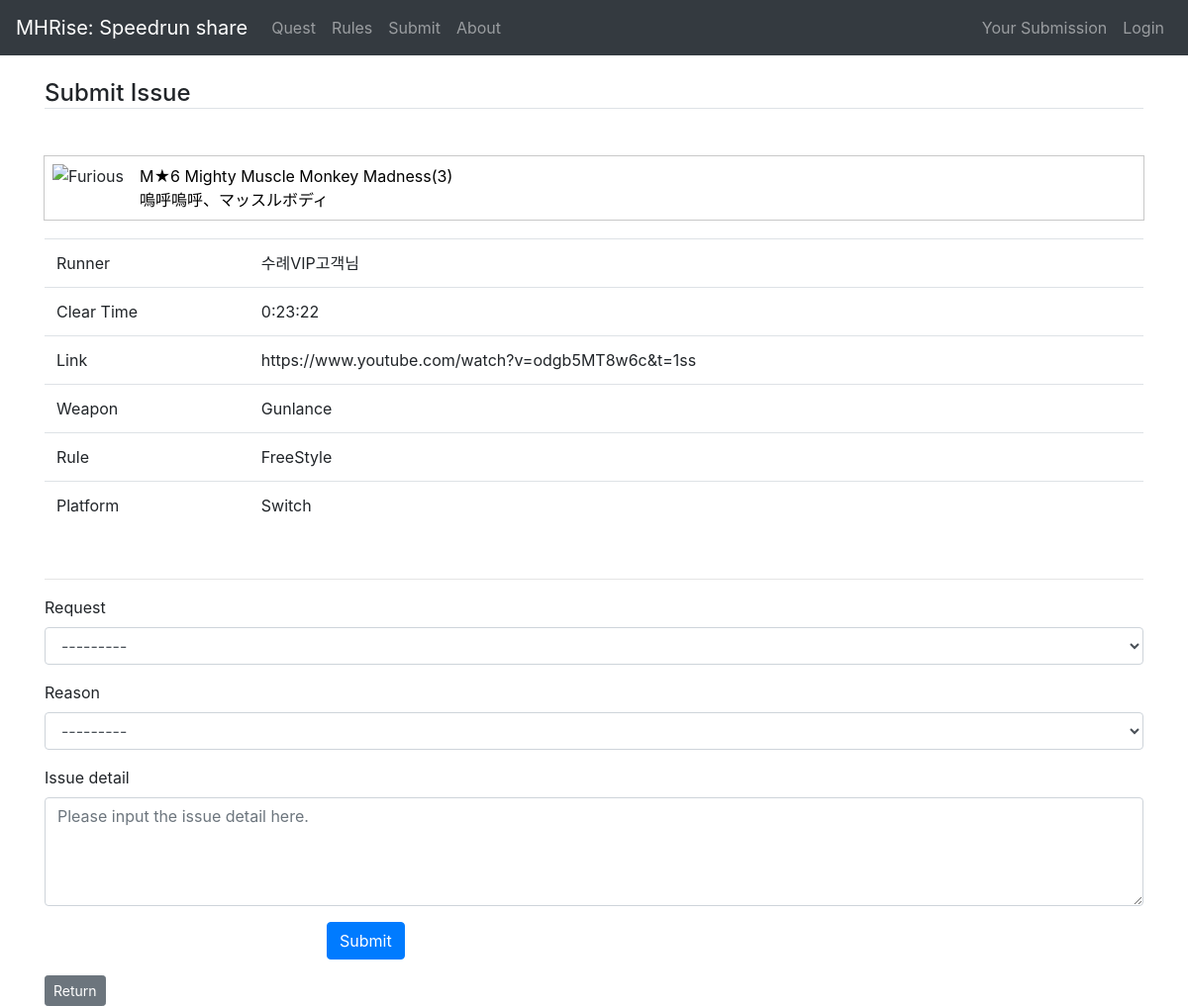
Page /cms/issue/3/3/ on the earlier database version.
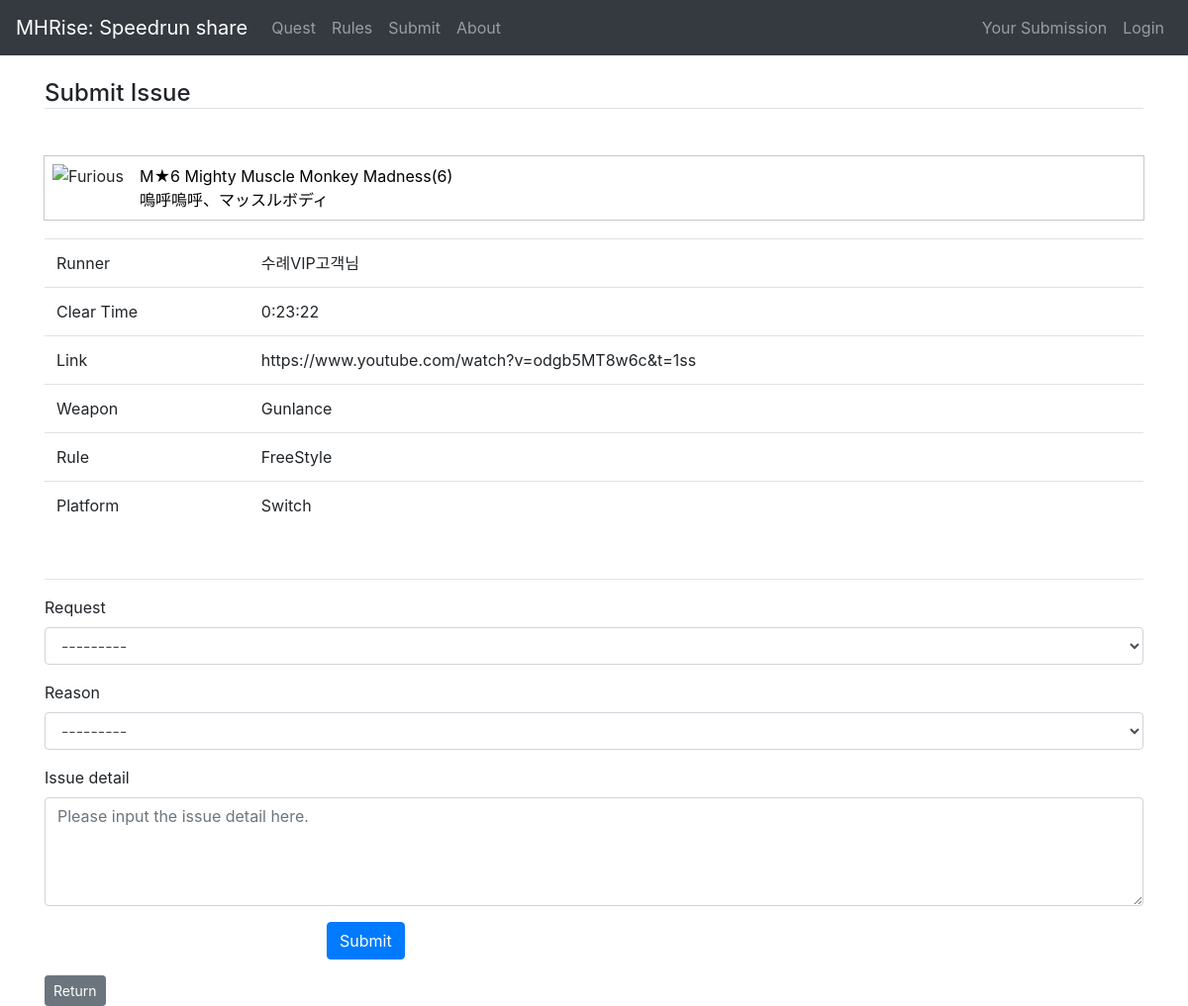
Same page on the later database version.
### cms/models.py (models this page shows, shortened)
class Record(models.Model):
    quest = models.ForeignKey(Quest, verbose_name='Quest', related_name='records', on_delete=models.CASCADE)
    runner = models.CharField('Player Name', max_length=255)
    party = models.CharField('Party', max_length=255, choices=[('S','1'), ('P','2'), ('M', '3or4'),])
    cleartime = models.DurationField()
    link_regex = RegexValidator(regex=r'^https://www.youtube.com/watch|https://www.nicovideo.jp/watch/|https://www.bilibili.com/video/',
                                message='aaaaaaaaaaaa!!!')
    link = models.URLField(validators=[link_regex], max_length=2047, unique=True, help_text="A Video from Youtube, niconico, bilibili is available.", error_messages={'required': 'aa', 'invalid': 'invalid'})
    weapon = models.ForeignKey(Weapon, verbose_name='Weapon', on_delete=models.SET_NULL, null=True)
    """
    weapon = models.CharField('Weapon', max_length=255,
                               choices=[('GS', 'great-sword'), ('LS', 'long-sword'), ('SNS', 'sword-and-shield'), ('DB', 'dual-blades'),
                                        ('HM', 'hammer'), ('HH', 'hunting-horn'), ('LN', 'lance'), ('GL', 'gunlance'),
                                        ('SA', 'switch-axe'), ('CB', 'charge-blade'), ('IG', 'insect-glaive'), ('LBG', 'light-bowgun'),
                                        ('HBG', 'heavy-bowgun'), ('BOW', 'bow'), ('MIX', 'mixed'),
                                        ])
    """
    rules = models.CharField('Rules', max_length=255, choices=[('FR','FreeStyle'), ('TW','TA wiki'), ('PD','Production'), ])
    platform = models.CharField('PlatForms', max_length=255, choices=[('SW','Switch'), ('PC','PC'),])
    problems = models.IntegerField('Problem report', blank=True, default=0)
    regist_date = models.DateTimeField(default=timezone.now)
    ipaddr = models.GenericIPAddressField(verbose_name="client-ipaddress", default="127.0.0.1")
    submitter = models.ForeignKey(User, verbose_name='record_submitter', related_name='records', on_delete=models.SET_NULL, null=True)

class Quest(models.Model):
    questname = models.CharField('Quest Name', max_length=255)
    questname_j = models.CharField('Quest Name japanese', max_length=255)
    rank = models.CharField('Quest Rank', max_length=255)
    priority = models.PositiveIntegerField('Priority in quest page', default=0)
    target = models.ForeignKey(Target, verbose_name='Target', related_name='quests', on_delete=models.SET_NULL, null=True)
    recordnum = models.IntegerField('Number of record of this quest', default=0)

class Weapon(models.Model):
    name = models.CharField('Weapon Name', max_length=255)
    imagepath = models.CharField('Image Path', max_length=511)

### cms/views.py (the view)
# urls.py: path('issue/<int:quest_id>/<int:record_id>/', views.issue_edit, name='issue_submit'),
def issue_edit(request, quest_id, record_id, accept=None):
    record = get_object_or_404(Record, pk=record_id)
    issue = Issue()
    if request.method == 'POST':
        form = IssueForm(request.POST, instance=issue)
        if form.is_valid():
            issue = form.save(commit=False)
            issue.record = record
            issue.save()
            record.problems = record.problems + 1
            record.save()
            context = dict(accept=1)
            return render(request, 'cms/issue_edit.html', {'record': record, 'form': form, 'quest_id': quest_id, 'record_id': record_id, 'accept': 1} )
    else: # GET
        issue.record = record
        form = IssueForm(instance=issue)
    return render(request, 'cms/issue_edit.html', {'record': record, 'form': form, 'quest_id': quest_id, 'record_id': record_id, } )

### cms/forms.py
class IssueForm(ModelForm):
    class Meta:
        model = Issue
        fields = ('request', 'reason', 'detail',)
        widgets = {
            'detail': forms.Textarea(attrs={'rows':4, 'cols':15, 'placeholder': 'Please input the issue detail here.'}),
        }

### cms/templates/cms/issue_edit.html (shortened to what this page needs)
{% extends "cms/base.html" %}
{% load bootstrap4 %}
{% load i18n static %}
{% block extra_css %}
<link rel="stylesheet" href="{% static 'cms/css/quest-card.css' %}">
{% endblock %}
{% block content %}
    <h4 class="mt-4 mb-5 border-bottom">Submit Issue</h4>
    <div class="mt-4 text-normal">
      <div class="quest-card" style="margin:0px">
          {% with 'cms/monster_icon/'|add:record.quest.target.imagepath as image_static %}
          <img src="{% static image_static %}" alt={{record.quest.target.monstername}}>
          {% endwith %}
          <div class="quest-card__link">
              <a href="{% url 'cms:record_list' quest_id=record.quest.id party='solo' weapon='all' rule='all' platform='switch' %}">{{ record.quest.rank }} {{ record.quest.questname}}<span>({{ record.quest.recordnum }})</span><br>
              {{ record.quest.questname_j }}
              </a>
          </div>
      </div>
      <table class="table " style="margin-top: 20px; margin-bottom: 50px;">
        <tbody>
          <tr>
            <td>Runner</td>
            <td>{{ record.runner }}</td>
          </tr>
          <tr>
            <td>Clear Time</td>
            <td>{{ record.cleartime }}</td>
          </tr>
          <tr>
            <td>Link</td>
            <td>{{ record.link }}</td>
          </tr>
          <tr>
            <td>Weapon</td>
            <td>{{ record.weapon.name }}</td>
          </tr>
          <tr>
            <td>Rule</td>
            <td>{{ record.get_rules_display }}</td>
          </tr>
          <tr>
            <td>Platform</td>
            <td>{{ record.get_platform_display }}</td>
          </tr>
        </tbody>
      </table>
      <hr>
    </div>
    {% if accept %}
    <div class="mt-4 normal-text">
      <h5>
        Your submission has been accepted.<br>Thank you for the issue report!
      </h5>
    </div>
     <a href="{% url 'cms:record_list' quest_id=quest_id party='solo' weapon='all' rule='all' platform='switch' %}" class="btn btn-secondary btn-sm">Return</a>
    {% else %}
    <form action="{% url 'cms:issue_submit' quest_id=quest_id record_id=record_id accept=1%}" method="post">
      {% bootstrap_form form layout='horizontal' %}
      <div class="form-group row">
        <div class="offset-md-3 col-md-9">
          <button type="submit" class="btn btn-primary">Submit</button>
        </div>
      </div>
    </form>
    <a href="{% url 'cms:record_list' quest_id=quest_id party='solo' weapon='all' rule='all' platform='switch' %}" class="btn btn-secondary btn-sm">Return</a>
    {% endif %}
{% endblock content %}

Differences in the rows shown:
changed Record "수례VIP고객님": quest.recordnum "3" → "6"
